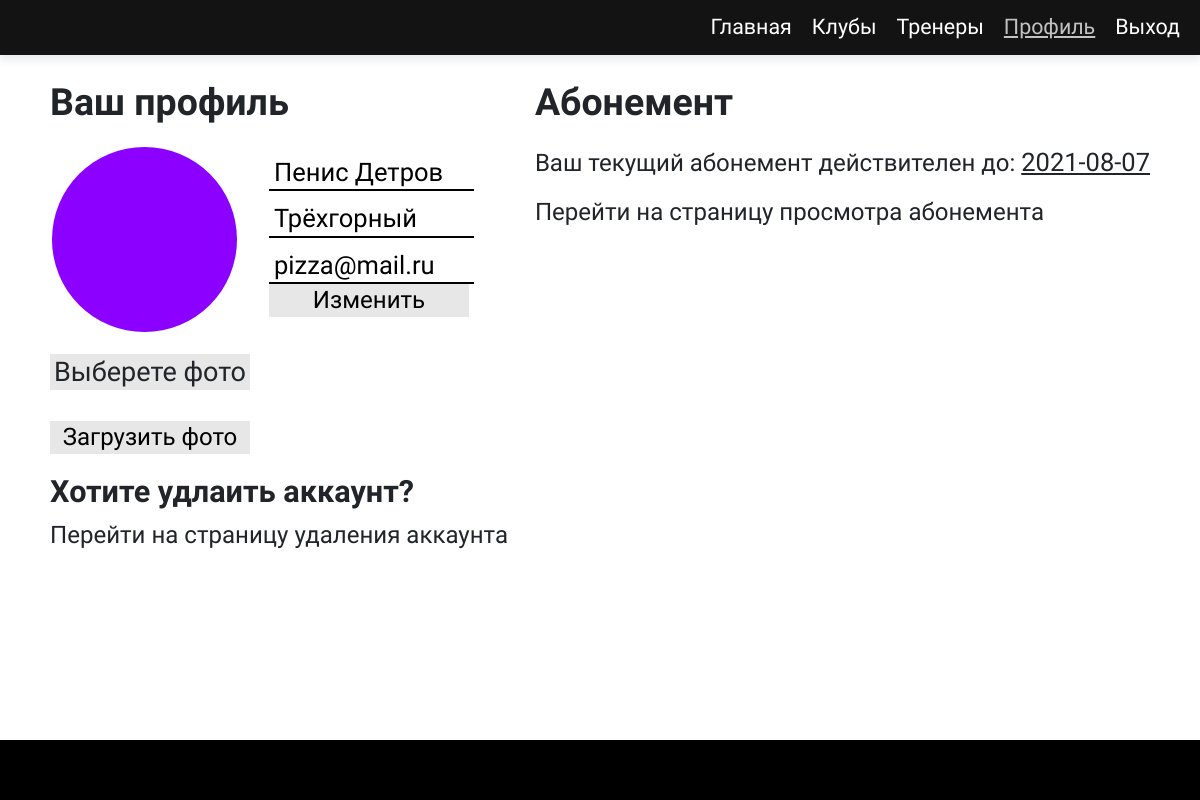
Screenshot of /profile (signed in) with the database file from the repository.
### app.py (models this page shows)
class Profiles(db.Model):
    id = db.Column(db.Integer, primary_key=True)
    name = db.Column(db.String(54), nullable=False)
    age = db.Column(db.Integer, nullable=False)
    city = db.Column(db.String(90), nullable=False)
    ticket_id = db.Column(db.Integer, nullable=True, unique=True)
    user_id = db.Column(db.Integer, db.ForeignKey("users.id", ondelete='CASCADE'), nullable=False, unique=True)
    image = db.Column(db.Text, nullable = True, default='./static/img/upload_profile/default.jpg')
    child = db.relationship('Ticket', backref="parent", passive_deletes=True)

class Users(db.Model, UserMixin):
    id = db.Column(db.Integer, primary_key=True)
    email = db.Column(db.String(54), unique=True, nullable=False)
    password = db.Column(db.String(500), nullable=False)
    date = db.Column(db.DateTime, default=datetime.utcnow())
    child = db.relationship('Profiles', backref="parent", passive_deletes=True)

class Ticket(db.Model):
    ticket_id = db.Column(db.Integer, db.ForeignKey("profiles.ticket_id", ondelete='CASCADE'), primary_key=True)
    date_start = db.Column(db.DateTime, default=datetime.now())
    date_end = db.Column(db.DateTime, default=datetime.utcnow() + timedelta(days= 30))
    club_id = db.Column(db.Integer, db.ForeignKey("clubs.id"), nullable=False)
    price = db.Column(db.Integer, nullable=False, default = 1200)

### app.py (the view, shortened to what this page needs)
@app.route('/profile', methods=["POST", "GET"])
def profile():
    base = create_engine('sqlite:///base.db').raw_connection()
    cursor = base.cursor()
    data = db.session.query(Profiles, Users
    ).filter(Profiles.id == current_user.id
    ).filter(Profiles.user_id == Users.id).all()
    ticket = db.session.query(Profiles, Ticket
    ).filter(Ticket.ticket_id == current_user.id
    ).filter(Profiles.user_id == current_user.id
    ).all()
    clubs = Clubs.query.all()
    end = Ticket.query.filter_by(ticket_id = current_user.id).first()
    if (end):
        end = end.date_end
        if (end.strftime("%Y%m%d") <= datetime.utcnow().strftime("%Y%m%d")):
            Ticket.query.filter_by(ticket_id = current_user.id).delete()
            Profiles.query.filter_by(id = current_user.id).update({Profiles.ticket_id: None})
            db.session.commit()
            return redirect(request.url)
    return render_template('profile.html', data = data, clubs=clubs, ticket=ticket)

### app.py (called while the page is built)
@event.listens_for(Engine, "connect")
def _set_sqlite_pragma(dbapi_connection, connection_record):
    if isinstance(dbapi_connection, SQLite3Connection):
        cursor = dbapi_connection.cursor()
        cursor.execute("PRAGMA foreign_keys=ON;")
        cursor.close()

@login_manager.user_loader
def load_user(user_id):
    return Users.query.get(user_id)

### templates/profile.html (shortened to what this page needs)
{% extends "index.html" %}
{% block content %}
<section class="profile">
    {% for item in data %}
        <div class='profile__left'>
            <h2 class="title">Ваш профиль</h2>
            <div class="profile__data">
                <img src="{{item[0].image}}" alt="profile image" class="profile__image">
                <form action="{{ url_for('profile', form_id = 1) }}" method="POST" class="profile__form-data">
                    <label><input type='text' class="profile__item" value="{{item[0].name}}" name='fullname'></label>
                    <label><input type="text" class="profile__item" value="{{item[0].city}}" name='city'></label>
                    <label><input type="email" class="profile__item" value="{{item[1].email}}" name='email'></label>
                    <input type="submit" value="Изменить" class='submit-input' name="edit">
                </form>
            </div>
    {% endfor %}
        <div class="profile__update-image">
            <form action="{{ url_for('profile') }}" class="profile__form" method="POST" enctype='multipart/form-data'>
                <label class="profile__upload-label upload-label">
                    <span>Выберете фото</span>
                </label>
                <input type="submit" value="Загрузить фото" class='submit-input'>
            </form>
        </div>
        <div class="profile-delete">
            <h3>Хотите удлаить аккаунт?</h3>
            <a href=" {{url_for('delete')}} " class="link">Перейти на страницу удаления аккаунта</a>
        </div>
    </div>
    <div class="profile__right">
        <h2 class="title">Абонемент</h2>
        {% if ticket == [] %}
        <h3>В данный момент у Вас нет абонемента</h3>
        <form action=" {{ url_for('profile', form_id = 2) }} " method="POST" class="profile__form">
            <label for="club">Выберите клуб</label>
                <select name="club-name" id="club" class="select">
                    {% for option in clubs %}
                        <option value="{{ option.id }}"> {{ option.name }} // {{ option.address }}</option>
                    {% endfor %}
                </select>
            <input type="submit" value="Приобрести" name='buy' class="submit-input">
        </form>
        {% else %}
        {% for ticketItem in ticket %}
        <div class="profile__exist-ticket">
            <p class="text">Ваш текущий абонемент действителен до: <span class="text--decoration-underline">{{ (ticketItem[1].date_end | string)[:10] }}</span></p>
            <a href="{{url_for('ticket')}}" class="link">Перейти на страницу просмотра абонемента</a>
        </div>
        {% endfor %}
        {% endif %}
    </div>
</section>
{% endblock %}

### static/style/main.css (style rules this page uses)
img { pointer-events: none; display: block; }
h1, h2, h3 { font-weight: 600; }
body { font-size: 1.06em; }
h2 { font-size: 1.75em; }
h3 { font-size: 1.35em; }
a { color: unset; text-decoration: none; }
.submit-input { width: 200px; border: none; background: #e7e7e7; }
.title + div { margin-top: 20px; }
.upload-label { background: #e7e7e7; text-align: center; display: inline-block; cursor: pointer; width: 200px; }
.profile { display: flex; justify-content: space-between; flex-wrap: wrap; }
.profile__data { display: flex; flex-wrap: wrap; }
.profile__form { display: flex; justify-content: space-between; flex-direction: column; height: 100px; }
.profile__image { width: 185px; height: 185px; border-radius: 100%; -o-object-fit: cover; object-fit: cover; margin: 0 30px 20px 0; border: 2px solid rgba(255, 255, 255, 0.15); }
.profile__item { border: none; outline: none; width: -webkit-min-content; width: -moz-min-content; width: min-content; border-bottom: 2px solid #000; display: inline-block; padding: 10px 0 0 5px; width: 200px; background: unset; }
.profile__form-data { display: flex; flex-direction: column; padding-bottom: 20px; }
.profile-delete { padding: 20px 0 20px 0; }
.text--decoration-underline { text-decoration: underline; }

### rows the page displays
Profiles: image (placeholder picture), fullname "Пенис Детров", city "Трёхгорный", email "pizza@mail.ru"
Ticket: date_end "2021-08-07"
